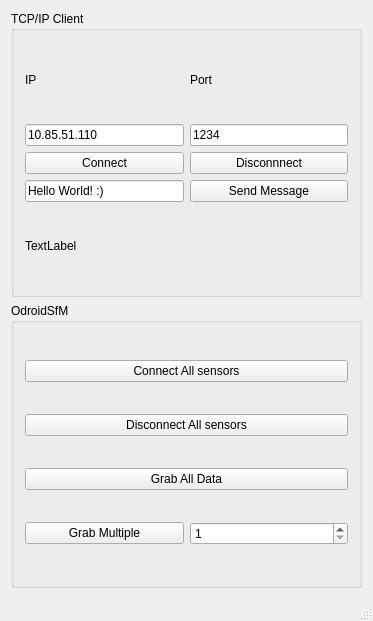
<?xml version="1.0" encoding="UTF-8"?>
<ui version="4.0">
 <class>ClientWindow</class>
 <widget class="QMainWindow" name="ClientWindow">
  <property name="geometry">
   <rect>
    <x>0</x>
    <y>0</y>
    <width>373</width>
    <height>621</height>
   </rect>
  </property>
  <property name="windowTitle">
   <string>ClientWindow</string>
  </property>
  <widget class="QWidget" name="centralWidget">
   <layout class="QGridLayout" name="gridLayout">
    <item row="0" column="0">
     <widget class="QGroupBox" name="groupBox">
      <property name="title">
       <string>TCP/IP Client</string>
      </property>
      <layout class="QGridLayout" name="gridLayout_2">
       <item row="0" column="0">
        <widget class="QLabel" name="label">
         <property name="text">
          <string>IP</string>
         </property>
        </widget>
       </item>
       <item row="2" column="0">
        <widget class="QPushButton" name="pushButton_Connect">
         <property name="text">
          <string>Connect</string>
         </property>
        </widget>
       </item>
       <item row="1" column="0">
        <widget class="QLineEdit" name="lineEdit_IP">
         <property name="text">
          <string>10.85.51.110</string>
         </property>
        </widget>
       </item>
       <item row="0" column="1">
        <widget class="QLabel" name="label_2">
         <property name="text">
          <string>Port</string>
         </property>
        </widget>
       </item>
       <item row="1" column="1">
        <widget class="QLineEdit" name="lineEdit_Port">
         <property name="text">
          <string>1234</string>
         </property>
        </widget>
       </item>
       <item row="3" column="1">
        <widget class="QPushButton" name="pushButton_Send">
         <property name="text">
          <string>Send Message</string>
         </property>
        </widget>
       </item>
       <item row="2" column="1">
        <widget class="QPushButton" name="pushButton_Disconnect">
         <property name="text">
          <string>Disconnnect</string>
         </property>
        </widget>
       </item>
       <item row="3" column="0">
        <widget class="QLineEdit" name="lineEdit_Message">
         <property name="text">
          <string>Hello World! :)</string>
         </property>
        </widget>
       </item>
       <item row="4" column="0" colspan="2">
        <widget class="QLabel" name="label_ConnectionState">
         <property name="text">
          <string>TextLabel</string>
         </property>
        </widget>
       </item>
      </layout>
     </widget>
    </item>
    <item row="1" column="0">
     <widget class="QGroupBox" name="groupBox_2">
      <property name="title">
       <string>OdroidSfM</string>
      </property>
      <layout class="QGridLayout" name="gridLayout_3">
       <item row="1" column="0">
        <widget class="QPushButton" name="pushButton_Disconnect_Devices">
         <property name="text">
          <string>Disconnect All sensors</string>
         </property>
        </widget>
       </item>
       <item row="0" column="0">
        <widget class="QPushButton" name="pushButton_Connect_Devices">
         <property name="text">
          <string>Connect All sensors</string>
         </property>
        </widget>
       </item>
       <item row="2" column="0">
        <widget class="QPushButton" name="pushButton_Grab_Devices">
         <property name="text">
          <string>Grab All Data</string>
         </property>
        </widget>
       </item>
       <item row="4" column="0">
        <layout class="QHBoxLayout" name="horizontalLayout">
         <item>
          <widget class="QPushButton" name="pushButton_Grab_Multiple">
           <property name="text">
            <string>Grab Multiple</string>
           </property>
          </widget>
         </item>
         <item>
          <widget class="QSpinBox" name="spinBox_nb_Grab">
           <property name="minimum">
            <number>1</number>
           </property>
           <property name="maximum">
            <number>1000</number>
           </property>
          </widget>
         </item>
        </layout>
       </item>
      </layout>
     </widget>
    </item>
   </layout>
  </widget>
  <widget class="QMenuBar" name="menuBar">
   <property name="geometry">
    <rect>
     <x>0</x>
     <y>0</y>
     <width>373</width>
     <height>25</height>
    </rect>
   </property>
  </widget>
  <widget class="QStatusBar" name="statusBar"/>
 </widget>
 <layoutdefault spacing="6" margin="11"/>
 <resources/>
 <connections/>
</ui>
